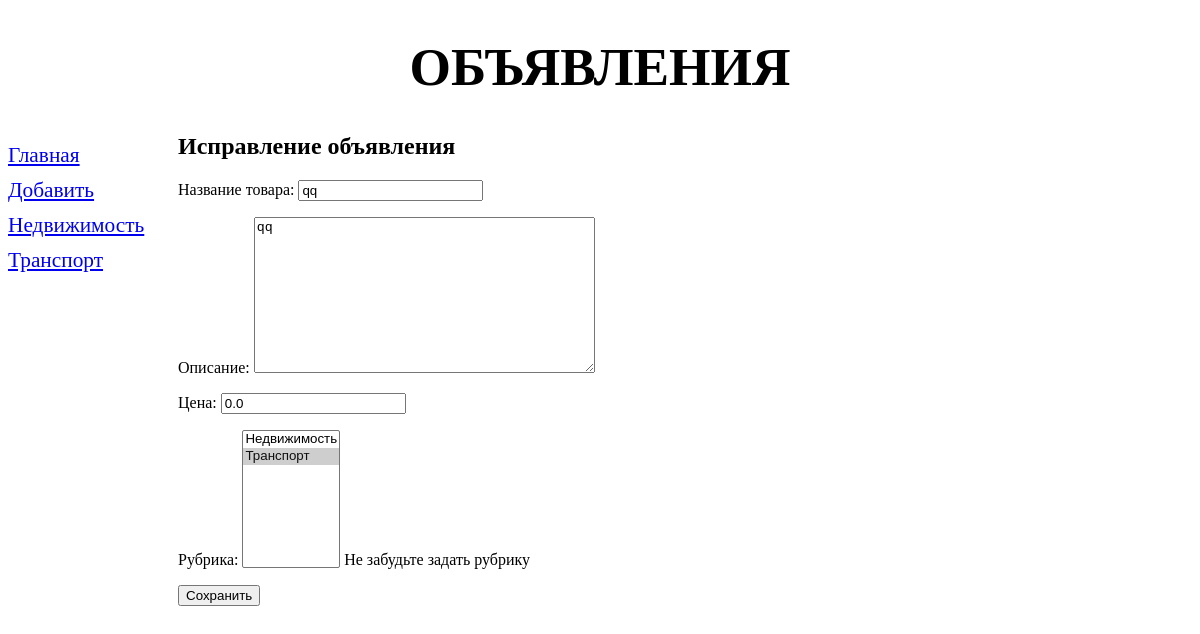
Page /bboard/detail/13/edit/ on the committed database.
### bboard/models.py (models this page shows, shortened)
class Rubric(models.Model):
    name = models.CharField(max_length=20, db_index=True, verbose_name='Название')
    class Meta:
        verbose_name_plural = 'Рубрики'
        verbose_name = 'Рубрика'
        ordering = ['name']
    def __str__(self):
        return self.name

class Bb(models.Model):
    class Kinds(models.TextChoices):
        __empty__ = 'Выберите тип публикуемого объявления'
        BUY = 'b', 'Куплю'
        SELL = 's', 'Продам'
        EXCHANGE = 'c', 'Обменяю'
        RENT = 'r', 'Арендую'
    kind = models.CharField(max_length=8, choices=Kinds.choices, default=Kinds.SELL, verbose_name='Тип сделки')
    title = models.CharField(max_length=50, verbose_name='Товар')
    content = models.TextField(null=True, blank=True, verbose_name='Описание')
    price = models.FloatField(null=True, blank=True, verbose_name='Цена')
    published = models.DateTimeField(auto_now_add=True, db_index=True, verbose_name='Опубликовано')
    rubric = models.ForeignKey('Rubric', null=True, on_delete=models.PROTECT, verbose_name='Рубрика')
    class Meta:
        verbose_name_plural = 'Объявления'
        verbose_name = 'Объявление'
        ordering = ['-published']
    def __str__(self):
        return self.title

### bboard/views.py (the view)
# urls.py: path('detail/<int:pk>/edit/', BbEditView.as_view(), name='edit'),
class BbEditView(UpdateView):
    model = Bb
    form_class = BbForm
    success_url = '/'
    def get_context_data(self, *args, **kwargs):
        context = super().get_context_data(*args, **kwargs)
        context['rubrics'] = Rubric.objects.all()
        return context

### bboard/forms.py (shortened to what this page needs)
class BbForm(forms.ModelForm):
    title = forms.CharField(label='Название товара')  # Второй вариант назвать поле
    content = forms.CharField(label='Описание', widget=forms.widgets.Textarea())
    price = forms.DecimalField(label='Цена', decimal_places=2)
    rubric = forms.ModelChoiceField(queryset=Rubric.objects.all(),
                                    label='Рубрика',
                                    help_text='Не забудьте задать рубрику',
                                    initial=0.0,
                                    widget=forms.widgets.Select(attrs={'size': 8}))  # высота поля
    class Meta:
        model = Bb
        fields = ('title', 'content', 'price', 'rubric')

### templates/bboard/bb_form.html (shortened to what this page needs)
{% extends 'layout/basic.html' %}
{% block content %}
<h1>Исправление объявления</h1>
<form method="post">
    {{ form.as_p }}
    <input type="submit" value="Сохранить">
</form>
{% endblock %}

### templates/layout/basic.html (shortened to what this page needs)
{% load static %}
<!DOCTYPE html>
<html lang="ru">
<head>
<link rel="stylesheet" type="text/css" href="{% static '/bboard/style.css' %}">
</head>
<body>
<header>
    <h1>Объявления</h1>
</header>
<nav>
    <a href="{% url 'index' %}">Главная</a>
    <a href="{% url 'add' %}">Добавить</a>
    {% for rubric in rubrics %}
        <a href="{% url 'by_rubric' rubric.pk %}">{{ rubric.name }}</a>
    {% endfor %}
</nav>
<section>
    {% block content %}
    {% endblock %}
</section>
</body>
</html>

### static/bboard/style.css (style rules this page uses)
header h1 { font-size: 40pt; text-transform: uppercase; text-align: center; background: url("bg.jpeg") left / auto 100% no-repeat; }
nav { font-size: 16pt; width: 150px; float: left; }
nav a { display: block; margin: 10px 0px; }
section { margin-left: 170px; }

### rows in the picture
Rubric: name "Недвижимость"
Rubric: name "Транспорт"
Bb: title "qq", content "qq", price "0.0", rubric "Недвижимость / Транспорт ☑"
